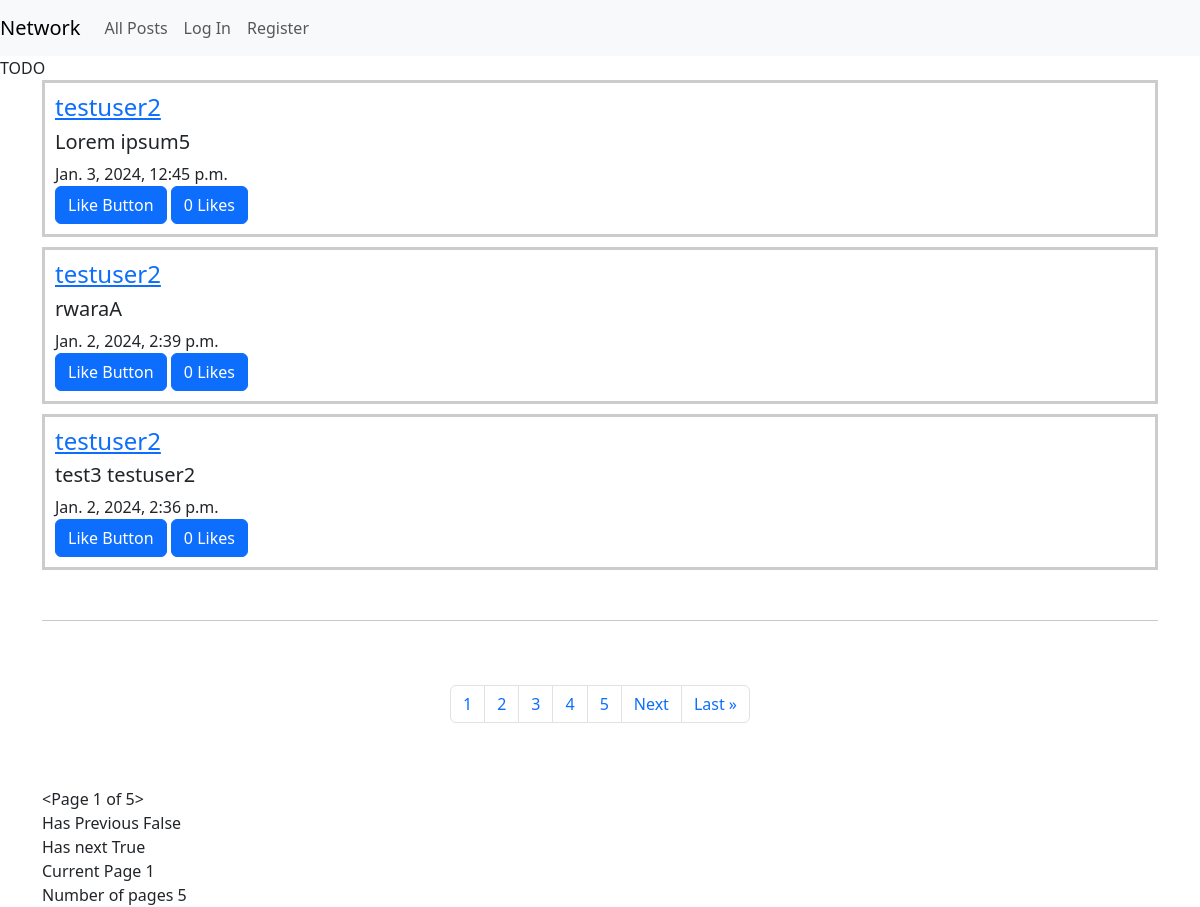
Before: / with the older database file.
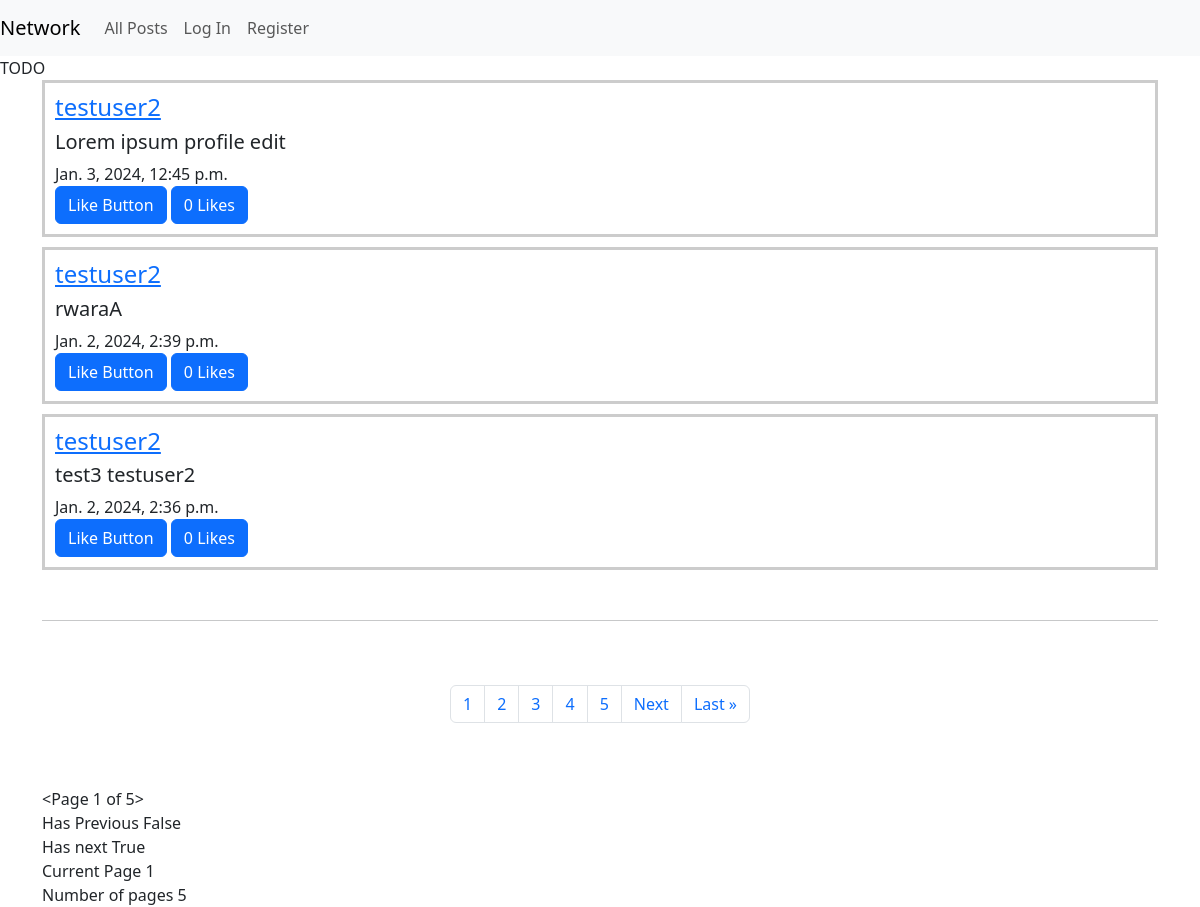
After: the same page with the newer database file.
### network/models.py (models this page shows, shortened)
class Posts(models.Model):
    user = models.ForeignKey(User, on_delete=models.CASCADE)
    content = models.CharField(max_length=140)
    date = models.DateTimeField(auto_now_add=True)
    likes = models.ManyToManyField(User, related_name='liked_posts', blank=True)

class User(AbstractUser):
    pass

### network/views.py (the view)
# urls.py: path("", views.index, name="index"),
def index(request):
    all_posts = Posts.objects.all().order_by("-id")
    p = Paginator(all_posts, 3)
    page = request.GET.get('page')
    posts = p.get_page(page)
    nums = "a" * posts.paginator.num_pages
    return render(request, "network/index.html", {"posts": posts, "nums": nums})

### network/templates/network/index.html (shortened to what this page needs)
{% extends "network/layout.html" %}
{% block body %}
    TODO
    <div class="container">
        <div class="all-posts" id="all-posts">
        {% for post in posts %}
            <div class="fake-post">
                <h4><a href="{% url 'profile' post.user.id %}">{{ post.user }}</a></h4>
                <h5 class="mt-2" id="post-content-{{ post.id }}">{{ post.content }}</h5>
                {{ post.date }} <br>
                <button class="btn btn-primary">Like Button</button>
                <button class="like-button btn btn-primary" data-post-id="{{ post.id }}">
                    <span id="like-count-{{ post.id }}">{{ post.likes.count }}</span> Likes
                </button>
            </div>
        {% endfor %}
        </div>
        <br>
        <hr>
          <br>
          <br>
        <nav aria-label="Page navigation">
        <ul class="pagination justify-content-center">
                {% for i in nums %}
                    <li class="page-item"><a class="page-link" href="?page={{ forloop.counter }}"> {{ forloop.counter }} </a></li>
                {% endfor %}
            {% if posts.has_next %}
                <li class="page-item"><a class="page-link" href="?page={{ posts.next_page_number }}">Next</a></li>
                <li class="page-item"><a class="page-link" href="?page={{ posts.paginator.num_pages }}">Last &raquo</a></li>
            {% endif %}
        </ul>
        </nav>
        <br><br>
        {{ posts }} <br>
        Has Previous {{ posts.has_previous}}
        <br>
        Has next {{ posts.has_next }} <br>
        Current Page {{ posts.number }} <br>
        Number of pages {{ posts.paginator.num_pages }}
    </div>
{% endblock %}

Changed rows visible on the page:
changed Posts: content "Lorem ipsum5" → "Lorem ipsum profile edit"
